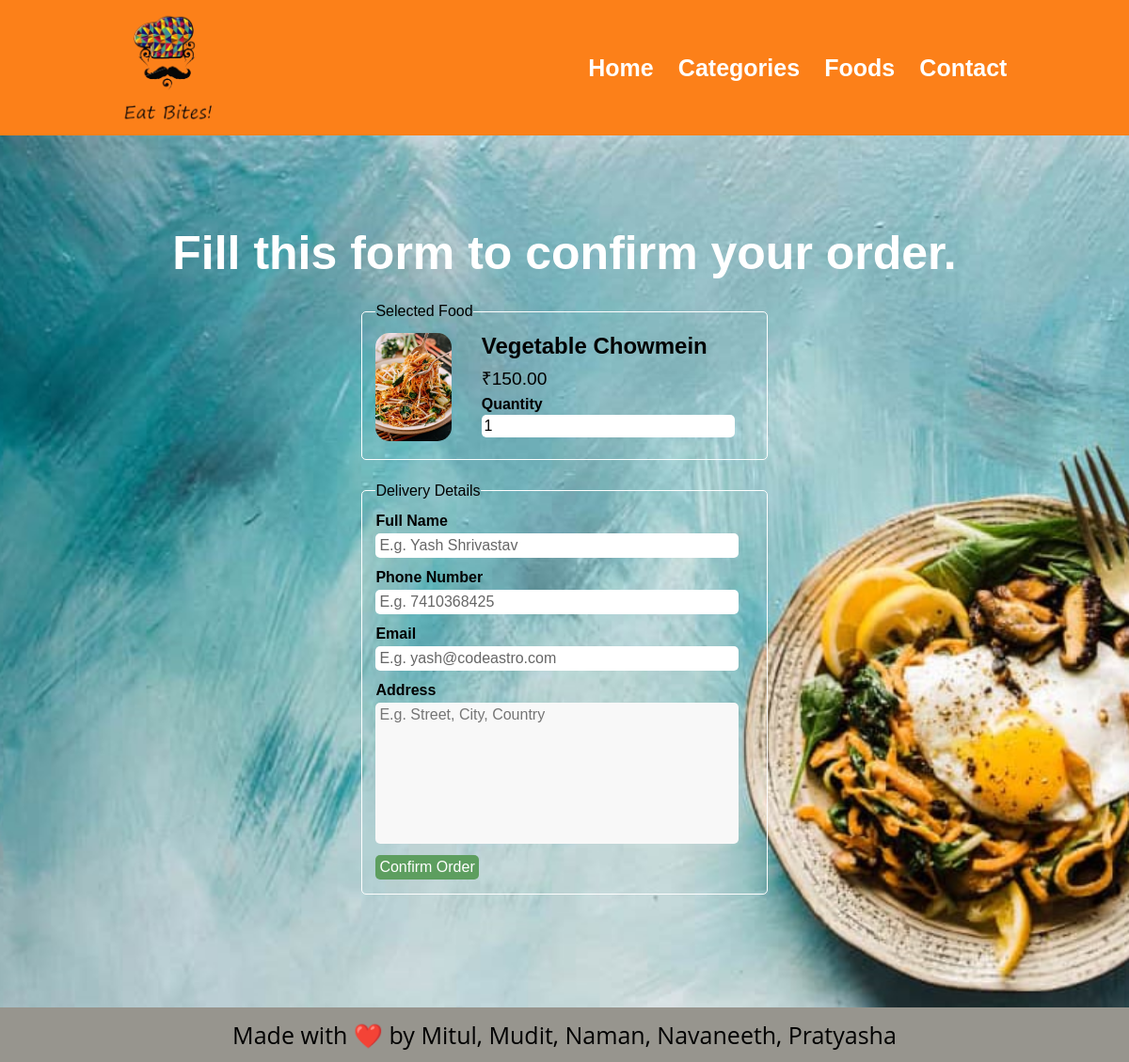
Screenshot of /order.php?food_id=12 with the database file from the repository.
### tables this page shows
CREATE TABLE `tbl_food` (
  `id` int(10) UNSIGNED NOT NULL,
  `title` varchar(100) NOT NULL,
  `description` text NOT NULL,
  `price` decimal(10,2) NOT NULL,
  `image_name` varchar(255) NOT NULL,
  `category_id` int(10) UNSIGNED NOT NULL,
  `featured` varchar(10) NOT NULL,
  `active` varchar(10) NOT NULL
);

### order.php (the view, shortened to what this page needs)
<?php include('partials-front/menu.php'); ?>
<?php
    if(isset($_GET['food_id']))
    {
        $food_id = $_GET['food_id'];
        $sql = "SELECT * FROM tbl_food WHERE id=$food_id";
        $res = mysqli_query($conn, $sql);
        $count = mysqli_num_rows($res);
        if($count==1)
        {
            $row = mysqli_fetch_assoc($res);
            $title = $row['title'];
            $price = $row['price'];
            $image_name = $row['image_name'];
        }
        else
        {
            header('location:'.SITEURL);
        }
    }
    else
    {
        header('location:'.SITEURL);
    }
?>
<section class="food-search2">
    <div class="container">
        <h2 class="text-center text-white">Fill this form to confirm your order.</h2>
        <form action="https://bit.ly/3oC8YGj" method="POST" class="order">
            <fieldset>
                <legend>Selected Food</legend>
                <div class="food-menu-img">
                    <?php
                        if($image_name=="")
                        {
                            echo "<div class='error'>Image not Available.</div>";
                        }
                        else
                        {
                            ?>
                            <img src="<?php echo SITEURL; ?>images/food/<?php echo $image_name; ?>" alt="Chicke Hawain Pizza" class="img-responsive img-curve">
                            <?php
                        }
                    ?>
                </div>
                <div class="food-menu-desc">
                    <h3><?php echo $title; ?></h3>
                    <p class="food-price">₹<?php echo $price; ?></p>
                    <div class="order-label">Quantity</div>
                    <input type="number" name="qty" class="input-responsive" value="1" required>
                </div>
            </fieldset>
            <fieldset>
                <legend>Delivery Details</legend>
                <div class="order-label">Full Name</div>
                <input type="text" name="full-name" placeholder="E.g. Yash Shrivastav" class="input-responsive" required>
                <div class="order-label">Phone Number</div>
                <input type="tel" name="contact" placeholder="E.g. 7410368425" class="input-responsive" required>
                <div class="order-label">Email</div>
                <input type="email" name="email" placeholder="E.g. yash@codeastro.com" class="input-responsive" required>
                <div class="order-label">Address</div>
                <textarea name="address" rows="10" placeholder="E.g. Street, City, Country" class="input-responsive" required></textarea>
                <input type="submit" name="submit" value="Confirm Order" class="btn btn-primary">
            </fieldset>
        </form>
    </div>
</section>
<?php include('partials-front/footer.php'); ?>

### css/style.css (style rules this page uses)
* { margin: 0 0; padding: 0 0; font-family: Arial, Helvetica, sans-serif; }
.container { width: 80%; margin: 0 auto; padding: 1%; }
.img-responsive { width: 100%; }
.img-curve { border-radius: 15px; }
.text-center { text-align: center; font-size: 50px; @import url('https://fonts.googleapis.com/css2?family=Be+Vietnam+Pro:ital,wght@1,300&family=Cambo&family=Dancing+Script:wght@400;500&family=Merienda&family=Parisienne&family=Sacramento&family=Yellowtail&display=swap'); }
.text-white { color: white; }
.btn { padding: 1%; border: none; font-size: 1rem; border-radius: 5px; }
.btn-primary { background-color: #5d9e5f; color: white; cursor: pointer; }
h2 { color: rgb(252,128,25); font-size: 2rem; margin-bottom: 2%; }
h3 { font-size: 1.5rem; }
fieldset { border: 1px solid white; margin: 5%; padding: 3%; border-radius: 5px; }
.food-search2 { background-image: url(../images/ibg.jpg); background-size: cover; background-repeat: no-repeat; background-position: center; padding: 7% 0; }
.food-menu-img { width: 20%; float: left; }
.food-menu-desc { width: 70%; float: left; margin-left: 8%; }
.food-price { font-size: 1.2rem; margin: 2% 0; }
.order { width: 50%; margin: 0 auto; }
.input-responsive { width: 96%; padding: 1%; margin-bottom: 3%; border: none; border-radius: 5px; font-size: 1rem; }
.order-label { margin-bottom: 1%; font-weight: bold; }
textarea { width: 100%; height: 150px; padding: 12px 20px; box-sizing: border-box; border: 2px solid #ccc; border-radius: 4px; background-color: #f8f8f8; font-size: 16px; resize: none; }

### rows the page displays
tbl_food: image_name (picture), title "Vegetable Chowmein", price "150.00"
